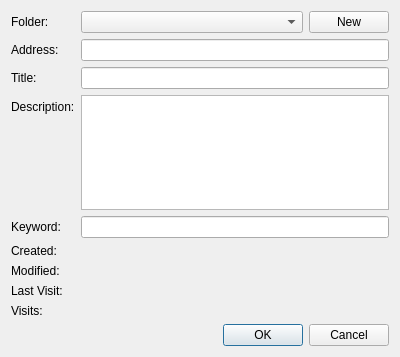
<?xml version="1.0" encoding="UTF-8"?>
<ui version="4.0">
 <class>Otter::BookmarkPropertiesDialog</class>
 <widget class="QDialog" name="Otter::BookmarkPropertiesDialog">
  <property name="geometry">
   <rect>
    <x>0</x>
    <y>0</y>
    <width>400</width>
    <height>357</height>
   </rect>
  </property>
  <layout class="QVBoxLayout" name="verticalLayout">
   <item>
    <layout class="QFormLayout" name="formLayout">
     <item row="2" column="0">
      <widget class="QLabel" name="titleLabel">
       <property name="text">
        <string>Title:</string>
       </property>
       <property name="buddy">
        <cstring>titleLineEdit</cstring>
       </property>
      </widget>
     </item>
     <item row="3" column="0">
      <widget class="QLabel" name="descriptionLabel">
       <property name="text">
        <string>Description:</string>
       </property>
       <property name="buddy">
        <cstring>descriptionTextEdit</cstring>
       </property>
      </widget>
     </item>
     <item row="1" column="0">
      <widget class="QLabel" name="addressLabel">
       <property name="text">
        <string>Address:</string>
       </property>
       <property name="buddy">
        <cstring>addressLineEdit</cstring>
       </property>
      </widget>
     </item>
     <item row="0" column="0">
      <widget class="QLabel" name="folderLabel">
       <property name="text">
        <string>Folder:</string>
       </property>
       <property name="buddy">
        <cstring>folderComboBox</cstring>
       </property>
      </widget>
     </item>
     <item row="0" column="1">
      <layout class="QHBoxLayout" name="horizontalLayout">
       <item>
        <widget class="QComboBox" name="folderComboBox">
         <property name="sizePolicy">
          <sizepolicy hsizetype="Expanding" vsizetype="Fixed">
           <horstretch>0</horstretch>
           <verstretch>0</verstretch>
          </sizepolicy>
         </property>
        </widget>
       </item>
       <item>
        <widget class="QPushButton" name="newFolderButton">
         <property name="text">
          <string>New</string>
         </property>
        </widget>
       </item>
      </layout>
     </item>
     <item row="1" column="1">
      <widget class="QLineEdit" name="addressLineEdit"/>
     </item>
     <item row="2" column="1">
      <widget class="QLineEdit" name="titleLineEdit"/>
     </item>
     <item row="3" column="1">
      <widget class="QPlainTextEdit" name="descriptionTextEdit">
       <property name="sizePolicy">
        <sizepolicy hsizetype="Expanding" vsizetype="Preferred">
         <horstretch>0</horstretch>
         <verstretch>0</verstretch>
        </sizepolicy>
       </property>
      </widget>
     </item>
     <item row="8" column="0">
      <widget class="QLabel" name="visitsLabel">
       <property name="text">
        <string>Visits:</string>
       </property>
      </widget>
     </item>
     <item row="7" column="0">
      <widget class="QLabel" name="lastVisitLabel">
       <property name="text">
        <string>Last Visit:</string>
       </property>
      </widget>
     </item>
     <item row="5" column="0">
      <widget class="QLabel" name="addedLabel">
       <property name="text">
        <string>Created:</string>
       </property>
      </widget>
     </item>
     <item row="8" column="1">
      <widget class="Otter::TextLabelWidget" name="visitsLabelWidget" native="true">
       <property name="text" stdset="0">
        <string/>
       </property>
      </widget>
     </item>
     <item row="7" column="1">
      <widget class="Otter::TextLabelWidget" name="lastVisitLabelWidget" native="true">
       <property name="text" stdset="0">
        <string/>
       </property>
      </widget>
     </item>
     <item row="5" column="1">
      <widget class="Otter::TextLabelWidget" name="addedLabelWidget" native="true">
       <property name="text" stdset="0">
        <string/>
       </property>
      </widget>
     </item>
     <item row="6" column="0">
      <widget class="QLabel" name="modifiedLabel">
       <property name="text">
        <string>Modified:</string>
       </property>
      </widget>
     </item>
     <item row="6" column="1">
      <widget class="Otter::TextLabelWidget" name="modifiedLabelWidget" native="true">
       <property name="text" stdset="0">
        <string/>
       </property>
      </widget>
     </item>
     <item row="4" column="0">
      <widget class="QLabel" name="keywordLabel">
       <property name="text">
        <string>Keyword:</string>
       </property>
       <property name="buddy">
        <cstring>keywordLineEdit</cstring>
       </property>
      </widget>
     </item>
     <item row="4" column="1">
      <widget class="QLineEdit" name="keywordLineEdit"/>
     </item>
    </layout>
   </item>
   <item>
    <widget class="QDialogButtonBox" name="buttonBox">
     <property name="standardButtons">
      <set>QDialogButtonBox::Cancel|QDialogButtonBox::Ok</set>
     </property>
    </widget>
   </item>
  </layout>
 </widget>
 <customwidgets>
  <customwidget>
   <class>Otter::TextLabelWidget</class>
   <extends>QWidget</extends>
   <header>src/ui/TextLabelWidget.h</header>
   <container>1</container>
  </customwidget>
 </customwidgets>
 <tabstops>
  <tabstop>folderComboBox</tabstop>
  <tabstop>newFolderButton</tabstop>
  <tabstop>addressLineEdit</tabstop>
  <tabstop>titleLineEdit</tabstop>
  <tabstop>descriptionTextEdit</tabstop>
  <tabstop>keywordLineEdit</tabstop>
  <tabstop>buttonBox</tabstop>
 </tabstops>
 <resources/>
 <connections/>
</ui>
